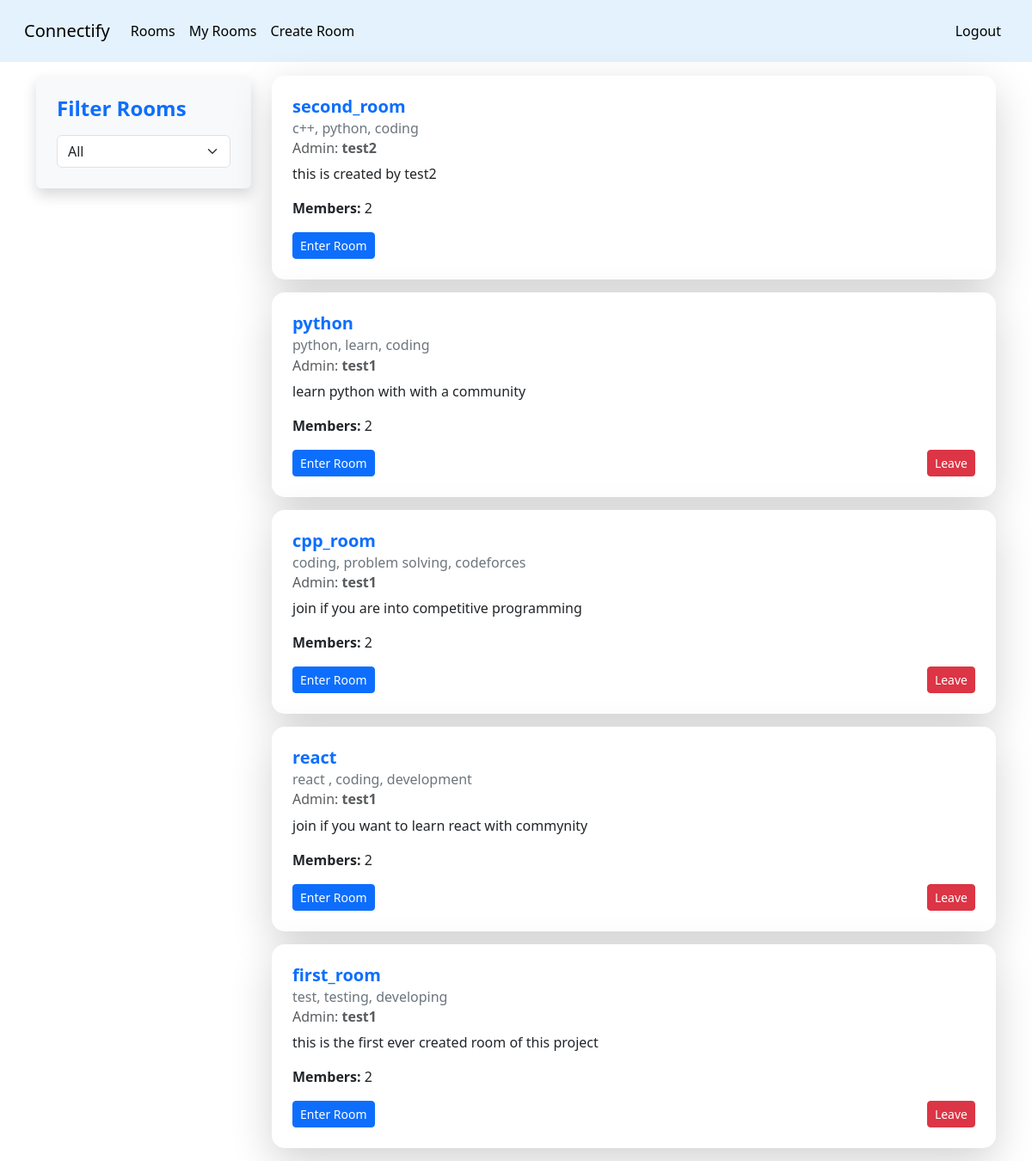
Screenshot of /room/my_rooms (signed in) with the database file from the repository.
### room/models.py (models this page shows, shortened)
class Room(models.Model):
    room_name = models.CharField(max_length=100)
    created_by = models.ForeignKey(User, on_delete=models.CASCADE, related_name= 'created_rooms')
    created_at = models.DateTimeField(auto_now_add = True)
    description = models.CharField(max_length=500)
    tags = models.CharField(max_length=500)
    members = models.ManyToManyField(User, related_name='joined_rooms', blank=True)
    is_private = models.BooleanField(default=False)
    voters = models.JSONField(default=dict, blank = True)
    votecount = models.IntegerField(default= 0, blank= True)

### room/views.py (the view)
# urls.py: path('my_rooms',views.my_rooms, name = 'my_rooms'),
@login_required
def my_rooms(request):
    rooms = request.user.joined_rooms.all()
    context = {
        'rooms' : rooms
    }
    return render(request, 'room/myrooms.html',context)

### room/templates/room/myrooms.html (shortened to what this page needs)
{% extends "base.html" %}
{% block content %}
<div class="container d-flex">
    <div class="bg-light p-4 shadow rounded me-4" style="width: 250px; height: fit-content; border-radius: 15px;">
        <h4 class="text-primary fw-bold">Filter Rooms</h4>
        <select id="roomFilter" class="form-select mt-3">
            <option value="all">All</option>
        </select>
    </div>
    <div class="flex-grow-1">
        <div id="roomList">
            {% for room in rooms %}
                <div class="card shadow-lg border-0 room-item"
                     style="border-radius: 15px; margin-bottom: 15px;"
                     data-created-by="{{ room.created_by.username }}"
                     data-joined="{% if user in room.members.all %}true{% else %}false{% endif %}">
                    <div class="card-body p-4">
                        <h5 class="card-title fw-bold text-primary">{{ room.room_name }}</h5>
                        <h6 class="card-subtitle mb-2 text-secondary">{{ room.tags }}</h6>
                        <h6 class="card-subtitle mb-2 text-muted">
                            Admin: <span class="fw-semibold">{{ room.created_by.username }}</span>
                        </h6>
                        <p class="card-text text-dark">{{ room.description }}</p>
                        <p class="card-text"><strong>Members:</strong> {{ room.members.count }}</p>
                        <div class="d-flex justify-content-between">
                            <a href="{% url 'feed' room.id %}" class="btn btn-primary btn-sm">Enter Room</a>
                            {% if user != room.created_by %}
                                {% if user in room.members.all %}
                                    <a href="{% url 'leave_room' room.id %}" class="btn btn-danger btn-sm">Leave</a>
                                {% else %}
                                    <a href="{% url 'join_room' room.id %}" class="btn btn-success btn-sm">Join</a>
                                {% endif %}
                            {% endif %}
                        </div>
                    </div>
                </div>
            {% endfor %}
        </div>
    </div>
</div>
{% endblock content %}

### rows the page displays
Room: room_name "second_room", tags "c++, python, coding", created_by.username "test2", description "this is created by test2", members.count "2"
Room: room_name "python", tags "python, learn, coding", created_by.username "test1", description "learn python with with a community", members.count "2", shows "Leave"
Room: room_name "cpp_room", tags "coding, problem solving, codeforces", created_by.username "test1", description "join if you are into competitive programming", members.count "2", shows "Leave"
Room: room_name "react", tags "react , coding, development", created_by.username "test1", description "join if you want to learn react with commynity", members.count "2", shows "Leave"
Room: room_name "first_room", tags "test, testing, developing", created_by.username "test1", description "this is the first ever created room of this project", members.count "2", shows "Leave"
